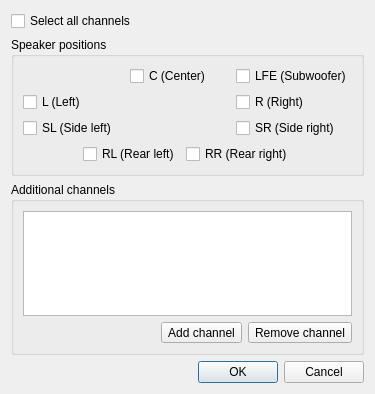
<?xml version="1.0" encoding="UTF-8"?>
<ui version="4.0">
 <class>ChannelFilterGUIDialog</class>
 <widget class="QDialog" name="ChannelFilterGUIDialog">
  <property name="geometry">
   <rect>
    <x>0</x>
    <y>0</y>
    <width>375</width>
    <height>394</height>
   </rect>
  </property>
  <property name="windowTitle">
   <string>Channel selection</string>
  </property>
  <layout class="QVBoxLayout" name="verticalLayout">
   <item>
    <widget class="QCheckBox" name="allChannelsCheckBox">
     <property name="text">
      <string>Select all channels</string>
     </property>
    </widget>
   </item>
   <item>
    <widget class="QGroupBox" name="positionsGroupBox">
     <property name="title">
      <string>Speaker positions</string>
     </property>
     <layout class="QGridLayout" name="gridLayout_2">
      <item row="3" column="2">
       <widget class="QCheckBox" name="sideRightCheckBox">
        <property name="text">
         <string>SR (Side right)</string>
        </property>
       </widget>
      </item>
      <item row="1" column="1">
       <widget class="QCheckBox" name="centerCheckBox">
        <property name="text">
         <string>C (Center)</string>
        </property>
       </widget>
      </item>
      <item row="1" column="2">
       <widget class="QCheckBox" name="subWooferCheckBox">
        <property name="text">
         <string>LFE (Subwoofer)</string>
        </property>
       </widget>
      </item>
      <item row="2" column="0">
       <widget class="QCheckBox" name="leftCheckBox">
        <property name="text">
         <string>L (Left)</string>
        </property>
       </widget>
      </item>
      <item row="4" column="0" rowspan="2" colspan="3">
       <widget class="QStackedWidget" name="stackedWidget">
        <property name="sizePolicy">
         <sizepolicy hsizetype="Preferred" vsizetype="Fixed">
          <horstretch>0</horstretch>
          <verstretch>0</verstretch>
         </sizepolicy>
        </property>
        <property name="currentIndex">
         <number>0</number>
        </property>
        <widget class="QWidget" name="page">
         <layout class="QHBoxLayout" name="horizontalLayout_2">
          <property name="leftMargin">
           <number>0</number>
          </property>
          <property name="topMargin">
           <number>0</number>
          </property>
          <property name="rightMargin">
           <number>0</number>
          </property>
          <property name="bottomMargin">
           <number>0</number>
          </property>
          <item>
           <spacer name="horizontalSpacer">
            <property name="orientation">
             <enum>Qt::Horizontal</enum>
            </property>
            <property name="sizeHint" stdset="0">
             <size>
              <width>1</width>
              <height>1</height>
             </size>
            </property>
           </spacer>
          </item>
          <item>
           <widget class="QCheckBox" name="rearLeftCheckBox">
            <property name="text">
             <string>RL (Rear left)</string>
            </property>
           </widget>
          </item>
          <item>
           <widget class="QCheckBox" name="rearRightCheckBox">
            <property name="text">
             <string>RR (Rear right)</string>
            </property>
           </widget>
          </item>
          <item>
           <spacer name="horizontalSpacer_2">
            <property name="orientation">
             <enum>Qt::Horizontal</enum>
            </property>
            <property name="sizeHint" stdset="0">
             <size>
              <width>1</width>
              <height>1</height>
             </size>
            </property>
           </spacer>
          </item>
         </layout>
        </widget>
        <widget class="QWidget" name="page_2">
         <layout class="QHBoxLayout" name="horizontalLayout">
          <property name="leftMargin">
           <number>0</number>
          </property>
          <property name="topMargin">
           <number>0</number>
          </property>
          <property name="rightMargin">
           <number>0</number>
          </property>
          <property name="bottomMargin">
           <number>0</number>
          </property>
          <item>
           <spacer name="horizontalSpacer_3">
            <property name="orientation">
             <enum>Qt::Horizontal</enum>
            </property>
            <property name="sizeHint" stdset="0">
             <size>
              <width>40</width>
              <height>1</height>
             </size>
            </property>
           </spacer>
          </item>
          <item>
           <widget class="QCheckBox" name="rearCenterCheckBox">
            <property name="text">
             <string>RC (Rear center)</string>
            </property>
           </widget>
          </item>
          <item>
           <spacer name="horizontalSpacer_4">
            <property name="orientation">
             <enum>Qt::Horizontal</enum>
            </property>
            <property name="sizeHint" stdset="0">
             <size>
              <width>40</width>
              <height>1</height>
             </size>
            </property>
           </spacer>
          </item>
         </layout>
        </widget>
       </widget>
      </item>
      <item row="3" column="0">
       <widget class="QCheckBox" name="sideLeftCheckBox">
        <property name="text">
         <string>SL (Side left)</string>
        </property>
       </widget>
      </item>
      <item row="2" column="2">
       <widget class="QCheckBox" name="rightCheckBox">
        <property name="text">
         <string>R (Right)</string>
        </property>
       </widget>
      </item>
     </layout>
    </widget>
   </item>
   <item>
    <widget class="QGroupBox" name="additionalChannelsGroupBox">
     <property name="title">
      <string>Additional channels</string>
     </property>
     <layout class="QGridLayout" name="gridLayout">
      <item row="2" column="2">
       <widget class="QToolButton" name="removeButton">
        <property name="text">
         <string>Remove channel</string>
        </property>
        <property name="icon">
         <iconset resource="../Editor.qrc">
          <normaloff>:/icons/list-remove-red.ico</normaloff>:/icons/list-remove-red.ico</iconset>
        </property>
       </widget>
      </item>
      <item row="2" column="1">
       <widget class="QToolButton" name="addButton">
        <property name="text">
         <string>Add channel</string>
        </property>
       </widget>
      </item>
      <item row="2" column="0">
       <spacer name="horizontalSpacer_5">
        <property name="orientation">
         <enum>Qt::Horizontal</enum>
        </property>
        <property name="sizeHint" stdset="0">
         <size>
          <width>40</width>
          <height>20</height>
         </size>
        </property>
       </spacer>
      </item>
      <item row="0" column="0" colspan="3">
       <widget class="QListWidget" name="listWidget">
        <property name="editTriggers">
         <set>QAbstractItemView::AnyKeyPressed|QAbstractItemView::DoubleClicked|QAbstractItemView::EditKeyPressed</set>
        </property>
        <property name="dragEnabled">
         <bool>true</bool>
        </property>
        <property name="dragDropMode">
         <enum>QAbstractItemView::InternalMove</enum>
        </property>
        <property name="selectionMode">
         <enum>QAbstractItemView::ExtendedSelection</enum>
        </property>
       </widget>
      </item>
     </layout>
    </widget>
   </item>
   <item>
    <widget class="QDialogButtonBox" name="buttonBox">
     <property name="orientation">
      <enum>Qt::Horizontal</enum>
     </property>
     <property name="standardButtons">
      <set>QDialogButtonBox::Cancel|QDialogButtonBox::Ok</set>
     </property>
    </widget>
   </item>
  </layout>
 </widget>
 <resources>
  <include location="../Editor.qrc"/>
 </resources>
 <connections>
  <connection>
   <sender>buttonBox</sender>
   <signal>accepted()</signal>
   <receiver>ChannelFilterGUIDialog</receiver>
   <slot>accept()</slot>
   <hints>
    <hint type="sourcelabel">
     <x>257</x>
     <y>303</y>
    </hint>
    <hint type="destinationlabel">
     <x>157</x>
     <y>274</y>
    </hint>
   </hints>
  </connection>
  <connection>
   <sender>buttonBox</sender>
   <signal>rejected()</signal>
   <receiver>ChannelFilterGUIDialog</receiver>
   <slot>reject()</slot>
   <hints>
    <hint type="sourcelabel">
     <x>325</x>
     <y>303</y>
    </hint>
    <hint type="destinationlabel">
     <x>286</x>
     <y>274</y>
    </hint>
   </hints>
  </connection>
 </connections>
</ui>
